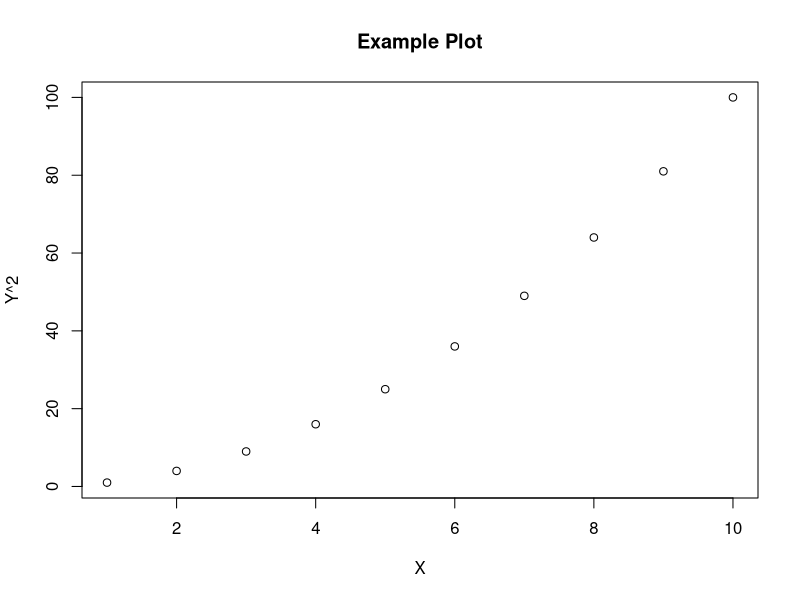

Source code (R):
# Example R script with a plot
x <- 1:10
y <- x^2
png("plot_example.png") # Save plot as an image file
plot(x, y, main = "Example Plot", xlab = "X", ylab = "Y^2")
dev.off() # Close the graphic device